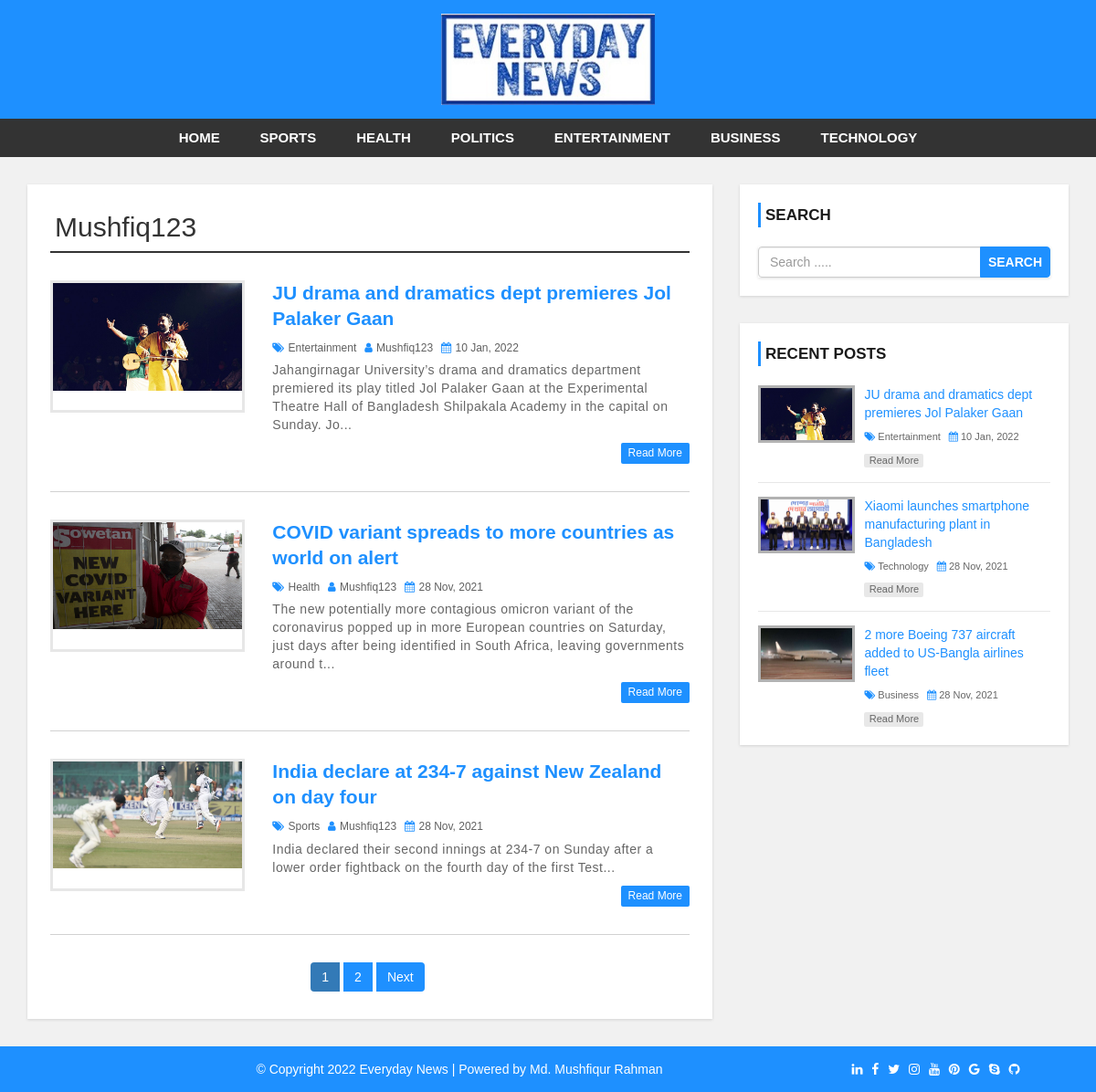
Page /author.php?aid=40 on the committed database.
### tables this page shows
CREATE TABLE `settings` (
  `websitename` varchar(60) NOT NULL,
  `logo` varchar(60) NOT NULL,
  `footerdesc` varchar(255) NOT NULL
);

CREATE TABLE `category` (
  `category_id` int(11) NOT NULL,
  `category_name` varchar(100) NOT NULL,
  `post` int(11) NOT NULL DEFAULT 0
);

CREATE TABLE `user` (
  `user_id` int(10) UNSIGNED NOT NULL,
  `first_name` varchar(30) NOT NULL,
  `last_name` varchar(30) NOT NULL,
  `username` varchar(30) DEFAULT NULL,
  `password` varchar(40) DEFAULT NULL,
  `role` int(11) NOT NULL
);

CREATE TABLE `post` (
  `post_id` int(11) NOT NULL,
  `title` varchar(100) NOT NULL,
  `description` text NOT NULL,
  `category` varchar(100) NOT NULL,
  `post_date` varchar(50) NOT NULL,
  `author` int(11) NOT NULL,
  `post_img` varchar(100) NOT NULL
);

### config.php (called while the page is built, shortened)
<?php
$hostname = "http://localhost/everydayNews";
?>

### author.php (the view, shortened to what this page needs)
<?php include 'header.php'; ?>
<div id="main-content">
  <div class="container">
    <div class="row">
      <div class="col-md-8">
        <div class="post-container">
          <?php
          include 'config.php';
          if (isset($_GET['aid'])) {
            $auth_id = $_GET['aid'];
            $sql1 = "SELECT * from post JOIN user ON post.author = user.user_id WHERE post.author = {$auth_id}";
            $result1 = mysqli_query($conn,$sql1) or die("Query Failed");
            $row1 = mysqli_fetch_assoc($result1);
            ?>
            <h2 class="page-heading"><?php echo $row1['username'];?></h2>
            <?php
            $limit = 3;
            if (isset($_GET['page'])) {
              $page = $_GET['page'];
            }else{$page = 1;}
            $offset = ($page - 1) * $limit;
            $sql = "SELECT post.post_id, post.title, post.description, post.post_date, category.category_name, user.username,post.category,post.post_img FROM post
            LEFT JOIN category ON post.category = category.category_id
            LEFT JOIN user ON post.author = user.user_id
            WHERE post.author = {$auth_id}
            ORDER BY post.post_id DESC LIMIT {$offset},{$limit}";
            $result = mysqli_query($conn, $sql) or die("Query Failed");
            if (mysqli_num_rows($result) > 0) {
              while ($row = mysqli_fetch_assoc($result)) {
                ?>
                <div class="post-content">
                  <div class="row">
                    <div class="col-md-4">
                      <a class="post-img" href="single.php?id=<?php echo $row['post_id']; ?>"><img src="admin/upload/<?php echo $row['post_img']; ?>" alt=""/></a>
                    </div>
                    <div class="col-md-8">
                      <div class="inner-content clearfix">
                        <h3><a href="single.php?id=<?php echo $row['post_id']; ?>"><?php echo $row['title']; ?></a></h3>
                        <div class="post-information">
                          <span>
                            <i class="fa fa-tags" aria-hidden="true"></i>
                            <a href='category.php?cid=<?php echo $row['category']; ?>'><?php echo $row['category_name']; ?></a>
                          </span>
                          <span>
                            <i class="fa fa-user" aria-hidden="true"></i>
                            <a href='author.php?aid=<?php echo $auth_id ?>'><?php echo $row['username']; ?></a>
                          </span>
                          <span>
                            <i class="fa fa-calendar" aria-hidden="true"></i>
                            <?php echo $row['post_date']; ?>
                          </span>
                        </div>
                        <p class="description">
                          <?php echo substr($row['description'],0,200). "..."; ?>
                        </p>
                        <a class='read-more pull-right' href="single.php?id=<?php echo $row['post_id']; ?>">read more</a>
                      </div>
                    </div>
                  </div>
                </div>
                <?php
              }
            }else{
              echo "<h2> No record found. </h2>";
            }
            if (mysqli_num_rows($result1) >0) {
              $total_records = mysqli_num_rows($result1);
              $total_page = ceil($total_records/$limit);
              echo "<ul class='pagination admin-pagination'>";
              for ($i=1; $i<=$total_page ; $i++) {
                if ($i== $page) {
                  $active = "active";
                }else{
                  $active = "";
                }
                echo "<li class='". $active."'><a href='author.php?aid={$auth_id}&page=".$i."'>".$i."</a></li>";
              }
              if ($total_page >$page) {
                echo "<li> <a href='author.php?aid={$auth_id}&page=".($page+1)."'>Next</a></li>";
              }
              echo "</ul>";
            }
          }else{
            echo "<h2>No Record Found.</h2>";
          }
          ?>
        </div>
      </div>
      <?php include 'sidebar.php'; ?>
    </div>
  </div>
</div>
<?php include 'footer.php'; ?>

### header.php (shortened to what this page needs)
<?php
    include 'config.php';
 ?>
<!DOCTYPE html>
<html lang="en">
<head>
    <link rel="stylesheet" href="css/bootstrap.min.css" />
    <link rel="stylesheet" href="css/font-awesome.css">
    <link rel="stylesheet" href="css/style.css">
</head>
<body>
    <div id="header">
        <div class="container">
            <div class="row">
                <div class=" col-md-offset-4 col-md-4">
                <?php
                  include "config.php";
                  $sql = "SELECT * FROM settings";
                  $result = mysqli_query($conn, $sql) or die("Query Failed.");
                  if(mysqli_num_rows($result) > 0){
                    while($row = mysqli_fetch_assoc($result)) {
                        if ($row['logo'] == "") {
                          echo '<a href="index.php"><h1>' . $row['websitename'].'</h1></a>';
                        }else{
                            echo '<a href="index.php" id="logo"><img src="admin/images/'.$row['logo'].'"></a>';
                        }
            }
                } ?>
                </div>
            </div>
        </div>
    </div>
    <div id="menu-bar">
        <div class="container">
            <div class="row">
                <div class="col-md-12">
                    <?php
                    include 'config.php';
                    $sql = "SELECT * FROM category WHERE post > 0";
                    $result = mysqli_query($conn, $sql) or die("Query Failed");
                    if (mysqli_num_rows($result) > 0) {
                        $active = "";
                        ?>
                        <ul class='menu'>
                            <li><a class='' href='<?php echo $hostname; ?>'>Home</a></li>
                            <?php while ($row = mysqli_fetch_assoc($result)) {
                                ?>
                                <li><a class='<?php echo $active?>' href='category.php?cid=<?php echo $row['category_id']; ?>'><?php echo $row['category_name']; ?></a></li>
                            <?php } ?>
                        </ul>
                        <?php
                    }
                    ?>
                </div>
            </div>
        </div>
    </div>

### sidebar.php
<div id="sidebar" class="col-md-4">
  <div class="search-box-container">
    <h4>Search</h4>
    <form class="search-post" action="search.php" method ="GET">
      <div class="input-group">
        <input type="text" name="search" class="form-control" placeholder="Search .....">
        <span class="input-group-btn">
          <button type="submit" class="btn btn-danger">Search</button>
        </span>
      </div>
    </form>
  </div>
  <div class="recent-post-container">
    <h4>Recent Posts</h4>
    <?php
      include 'config.php';
      $limit = 3;
      $sql = "SELECT post.post_id, post.title, post.description, post.post_date, category.category_name, post.category, post.post_img FROM post
      LEFT JOIN category ON post.category = category.category_id
      ORDER BY post.post_id DESC LIMIT {$limit}";
      $result = mysqli_query($conn, $sql) or die("Query Failed : Recent post");
      if (mysqli_num_rows($result) > 0) {
          while ($row = mysqli_fetch_assoc($result)) {
    ?>
    <div class="recent-post">
      <a class="post-img" href="single.php?id=<?php echo $row['post_id']; ?>">
        <img src="admin/upload/<?php echo $row['post_img']; ?>" alt=""/>
      </a>
      <div class="post-content">
        <h5><a href="single.php?id=<?php echo $row['post_id']; ?>"><?php echo $row['title']; ?></a></h5>
        <span>
          <i class="fa fa-tags" aria-hidden="true"></i>
          <a href='category.php?cid=<?php echo $row['category'];?>'><?php echo $row['category_name']; ?></a>
        </span>
        <span>
          <i class="fa fa-calendar" aria-hidden="true"></i>
          <?php echo $row['post_date']; ?>
        </span>
        <a class="read-more" href="single.php?id=<?php echo $row['post_id']; ?>">read more</a>
      </div>
    </div>
  <?php
}
}
   ?>
   </div>
</div>

### footer.php
<div id ="footer">
    <div class="container">
        <div class="row">
            <div class="col-md-12">
                <?php
                  include "config.php";
                  $sql = "SELECT * FROM settings";
                  $result = mysqli_query($conn, $sql) or die("Query Failed.");
                  if(mysqli_num_rows($result) > 0){
                    while($row = mysqli_fetch_assoc($result)) {
                ?>
                <span style="margin: 0px 200px;"><?php echo $row['footerdesc'] ?></span>
                <span>
                    <a href="#" style="margin: 0px 3px;" class="fa fa-linkedin"></a>
                    <a href="#" style="margin: 0px 3px;" class="fa fa-facebook"></a>
                    <a href="#" style="margin: 0px 3px;" class="fa fa-twitter"></a>
                    <a href="#" style="margin: 0px 3px;" class="fa fa-instagram"></a>
                    <a href="#" style="margin: 0px 3px;" class="fa fa-youtube"></a>
                    <a href="#" style="margin: 0px 3px;" class="fa fa-pinterest"></a>
                    <a href="#" style="margin: 0px 3px;" class="fa fa-google"></a>
                    <a href="#" style="margin: 0px 3px;" class="fa fa-skype"></a>
                    <a href="#" style="margin: 0px 3px;" class="fa fa-github"></a>
                </span>
                <?php
                    }
                }
                 ?>
            </div>
        </div>
    </div>
</div>
</body>
</html>

### css/style.css (style rules this page uses)
body { background: #f1f1f1; font-family: sans-serif,arial,Helvetica; }
a, a:hover, a:focus { text-decoration: none; outline: none; }
ul { margin:0; padding:0; list-style:none; }
h2.page-heading { margin: 5px 0 30px; padding: 0 5px 10px; border-bottom: 2px solid #333; }
form { background: #fff; padding: 25px; box-shadow:0 1px 3px rgba(0, 0, 0, 0.13); }
#header { background: #1e90ff; text-align: center; padding: 15px; }
#logo { display: inline-block; width: 65%; }
#logo img { width: 100%; }
#menu-bar { background: #333; text-align: center; }
#menu-bar .menu > li { display: inline-block; }
.menu > li > a { padding: 10px 20px; display: block; text-transform: uppercase; color: #fff; font-size: 15px; font-weight:600; transition:all 0.5s ease 0s; }
#main-content { padding: 30px 0; min-height: 750px; }
#main-content .post-container { background-color: #fff; padding: 25px; box-shadow: 0 1px 3px rgba(0, 0, 0, 0.13); }
#main-content .post-content { border-bottom: 1px solid #d1d1d1; padding: 0 0 30px; margin-bottom:30px; }
#main-content .post-content img { width: 100%; }
#main-content .post-content .post-img { border: 3px solid #e7e7e7; display: block; height: 145px; overflow: hidden; transition: border .3s; }
#main-content .post-content h3 { font-size: 21px; line-height: 28px; font-weight: 600; margin: 0 0 7px; }
#main-content .post-content h3 a { color: #1e90ff; transition:all 0.3s; }
#main-content .post-content .post-information span { color: #606060; font-size: 12px; text-transform: capitalize; margin: 0 5px 5px 0; display: inline-block; }
#main-content .post-content .post-information i { color: #1e90ff; margin-right: 1px; }
#main-content .post-content .post-information a { color: #606060; text-decoration: none; }
#main-content .post-content p, #main-content .single-post p { color: #666; font-size: 14px; letter-spacing: 0.5px; margin:0 0 10px; }
#main-content .post-content a.read-more { color: #fff; background-color: #1E90FF; font-size: 12px; text-transform: capitalize; padding: 3px 8px; border-radius: 2px; transition: all 0.3s; }
.pagination { display: block; text-align: center; margin: 0; }
.pagination li { display:inline-block; margin: 0 5px 0 0; }
.pagination li a { border: none; background: #1e90ff; color: #fff; }
i.fa { color:#222; }
#sidebar h4 { color: #1A1A1A; font-size: 17px; line-height: 27px; font-weight:600; text-transform: uppercase; padding: 0 0 0 5px; margin: 0 0 21px; border-left: 3px solid #1e90ff; }
#sidebar .search-box-container { background-color: #fff; padding: 20px; margin: 0 0 30px; box-shadow: 0 1px 3px rgba(0, 0, 0, 0.13); }
#sidebar .search-post { padding: 0; }
#sidebar .search-post input { color: #606060; }
#sidebar .search-post .btn { font-weight: 600; text-transform: uppercase; padding: 6px 8px; background-color: #1E90FF; border-color: #1E90FF; outline: none; }
#sidebar .recent-post-container { padding: 20px; background: #fff; box-shadow: 0 1px 3px rgba(0, 0, 0, 0.13); }
#sidebar .recent-post { border-bottom: 1px solid #e7e7e7; padding: 0 0 15px; margin: 0 0 15px; }
#sidebar .recent-post:last-child { margin: 0; padding: 0; border: none; }
#sidebar .recent-post .post-img { display: inline-block; width: 33%; border: 3px solid rgba(0,0,0,0.3); vertical-align: top; transition: border .3s; }
#sidebar .recent-post .post-img img { width: 100%; }
#sidebar .recent-post .post-content { width: 65%; display: inline-block; border: none; padding: 0 0 0 7px; margin: 0; }
#sidebar .recent-post h5 { font-size: 14px; line-height: 20px; margin: 0 0 5px; }
#sidebar .recent-post h5 a { color: #1E90FF; }
#sidebar .recent-post span { color: #666; font-size: 11px; display: inline-block; margin: 0 5px 10px 0; }
#sidebar .recent-post span a { color: #666; }
#sidebar .recent-post span i { color: #1E90FF; }
#sidebar .recent-post a.read-more { color: #666; background-color: rgba(0,0,0,0.09); width: 65px; font-size: 11px; text-align: center; padding: 0; display: block; transition: all 0.3s; }
#footer { color: #fff; padding:15px 0; text-align:center; background-color:#1e90ff; }
#footer a { color:#fff; }

### rows in the picture
settings: logo (picture), footerdesc "© Copyright 2022 Everyday News | Powered by Md. Mushfiqur Rahman"
category: category_name "SPORTS"
category: category_name "HEALTH"
category: category_name "POLITICS"
category: category_name "ENTERTAINMENT"
category: category_name "BUSINESS"
category: category_name "TECHNOLOGY"
user: username "Mushfiq123"
post: post_img (picture), title "JU drama and dramatics dept premieres Jol Palaker Gaan", category.category_name "Entertainment", user.username "Mushfiq123", post_date "10 Jan, 2022", description "Jahangirnagar University’s drama and dramatics department premiered its play titled Jol Palaker Gaan at the Experimental Theatre Hall of Bangladesh Shilpakala Academy in the capital on Sunday. Jo"
post: post_img (picture), title "COVID variant spreads to more countries as world on alert", category.category_name "Health", user.username "Mushfiq123", post_date "28 Nov, 2021", description "The new potentially more contagious omicron variant of the coronavirus popped up in more European countries on Saturday, just days after being identified in South Africa, leaving governments around t"
post: post_img (picture), title "India declare at 234-7 against New Zealand on day four", category.category_name "Sports", user.username "Mushfiq123", post_date "28 Nov, 2021", description "India declared their second innings at 234-7 on Sunday after a lower order fightback on the fourth day of the first Test"
post: post_img (picture), title "Xiaomi launches smartphone manufacturing plant in Bangladesh", category.category_name "Technology", post_date "28 Nov, 2021"
post: post_img (picture), title "2 more Boeing 737 aircraft added to US-Bangla airlines fleet", category.category_name "Business", post_date "28 Nov, 2021"
